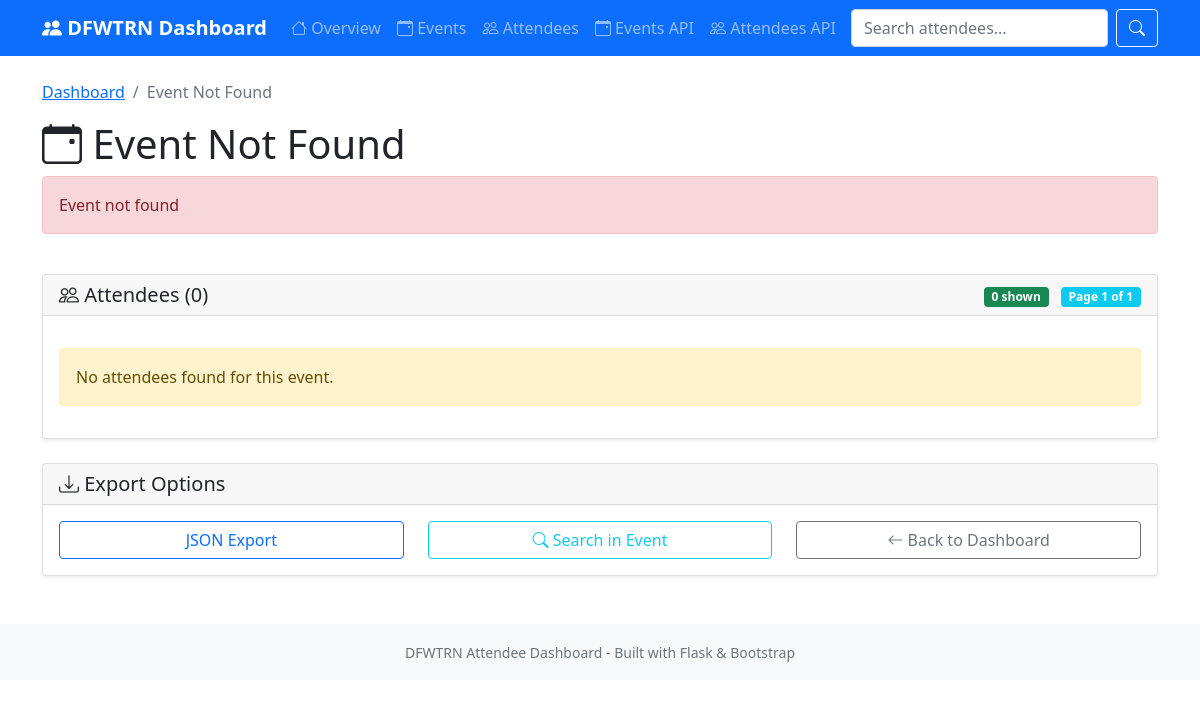
Page /event/5490446 on the earlier database version.
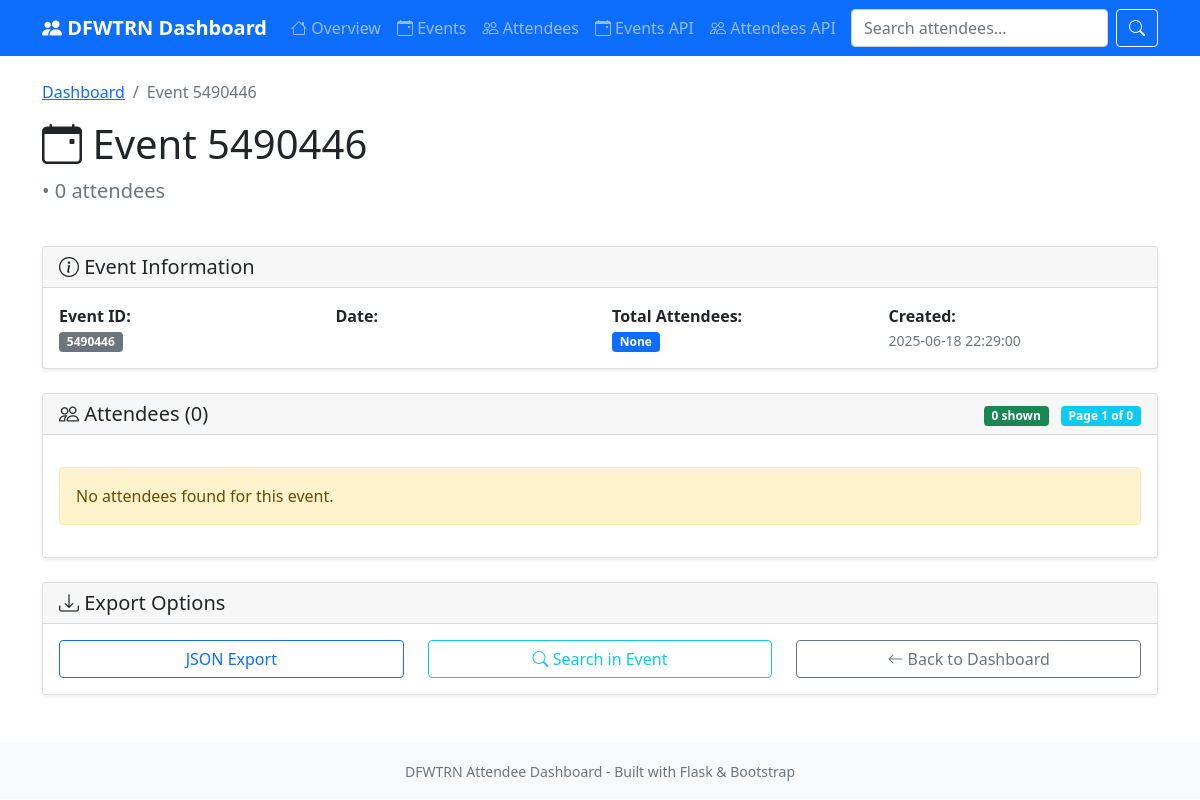
Same page on the later database version.
### tables this page shows
CREATE TABLE events (
    id INTEGER PRIMARY KEY,
    event_name TEXT,
    event_date TEXT,
    event_url TEXT,
    total_attendees INTEGER,
    created_at TIMESTAMP DEFAULT CURRENT_TIMESTAMP
);

### attendee_dashboard.py (the view)
@app.route('/event/<int:event_id>')
def event_detail(event_id):
    page = request.args.get('page', 1, type=int)
    per_page = 20
    offset = (page - 1) * per_page
    db = get_db()
    event = db.execute('SELECT * FROM events WHERE id = ?', (event_id,)).fetchone()
    if not event:
        logging.error(f"Event not found: {event_id}")
        return render_template('event.html', event=None, attendees=[], page=1, total_pages=1, total_attendees=0, error="Event not found")
    attendees = db.execute('''
        SELECT a.*, ap.email, ap.company, ap.job_title, ap.phone
        FROM attendees a
        LEFT JOIN attendee_profiles ap ON a.id = ap.attendee_id
        WHERE a.event_id = ?
        ORDER BY a.event_date DESC, a.full_name
        LIMIT ? OFFSET ?
    ''', (event_id, per_page, offset)).fetchall()
    if not attendees:
        logging.warning(f"No attendees found for event {event_id}")
    total_attendees = db.execute('''
        SELECT COUNT(*) FROM attendees WHERE event_id = ?
    ''', (event_id,)).fetchone()[0]
    total_pages = (total_attendees + per_page - 1) // per_page
    db.close()
    return render_template('event.html',
                         event=event,
                         attendees=attendees,
                         page=page,
                         total_pages=total_pages,
                         total_attendees=total_attendees,
                         error=None)

### attendee_dashboard.py (called while the page is built)
def get_db():
    db = sqlite3.connect(app.config['DATABASE'])
    db.row_factory = sqlite3.Row
    return db

@app.template_filter('date_format')
def date_format(value):
    if not value:
        return ''
    try:
        dt = datetime.strptime(value, '%d %b %Y')
        return dt.strftime('%B %d, %Y')
    except:
        return value

### templates/event.html (shortened to what the changed rows need)
{% extends "base.html" %}
{% block content %}
<div class="row mb-4">
    <div class="col">
        <nav aria-label="breadcrumb">
            <ol class="breadcrumb">
                <li class="breadcrumb-item"><a href="{{ url_for('index') }}">Dashboard</a></li>
                <li class="breadcrumb-item active">{{ event.event_name if event else 'Event Not Found' }}</li>
            </ol>
        </nav>
        <h1 class="display-6">
            <i class="bi bi-calendar-event"></i> {{ event.event_name if event else 'Event Not Found' }}
        </h1>
        {% if error %}
        <div class="alert alert-danger">{{ error }}</div>
        {% elif event %}
        <p class="lead text-muted">
            {{ event.event_date | date_format }} • {{ total_attendees }} attendees
        </p>
        {% endif %}
    </div>
</div>
{% if event %}
<div class="row mb-4">
    <div class="col-12">
        <div class="card">
            <div class="card-header">
                <h5 class="card-title mb-0">
                    <i class="bi bi-info-circle"></i> Event Information
                </h5>
            </div>
            <div class="card-body">
                <div class="row">
                    <div class="col-md-3">
                        <strong>Event ID:</strong><br>
                        <span class="badge bg-secondary">{{ event.id }}</span>
                    </div>
                    <div class="col-md-3">
                        <strong>Date:</strong><br>
                    </div>
                    <div class="col-md-3">
                        <strong>Total Attendees:</strong><br>
                        <span class="badge bg-primary">{{ event.total_attendees }}</span>
                    </div>
                    <div class="col-md-3">
                        <strong>Created:</strong><br>
                        <small class="text-muted">{{ event.created_at }}</small>
                    </div>
                </div>
            </div>
        </div>
    </div>
</div>
{% endif %}
<div class="row">
    <div class="col-12">
        <div class="card">
            <div class="card-header d-flex justify-content-between align-items-center">
                <div>
                    <span class="badge bg-success me-2">{{ attendees | length }} shown</span>
                    <span class="badge bg-info">Page {{ page }} of {{ total_pages }}</span>
                </div>
            </div>
        </div>
    </div>
</div>
{% endblock %}

Differences in the rows shown:
added events: event_name "Event 5490446", id "5490446", created_at "2025-06-18 22:29:00"
Other differences:
{{ total_attendees }}: (not shown) → "0"
{{ event.total_attendees }}: (not shown) → "None"
{{ total_pages }}: "1" → "0"
{{ event.event_name if event else 'Event Not Found' }}: "Event Not Found" → (not shown)
{{ error }}: "Event not found" → (not shown)
text now shown: "• attendees Event Information Event ID: Date: Total Attendees: Created:"
